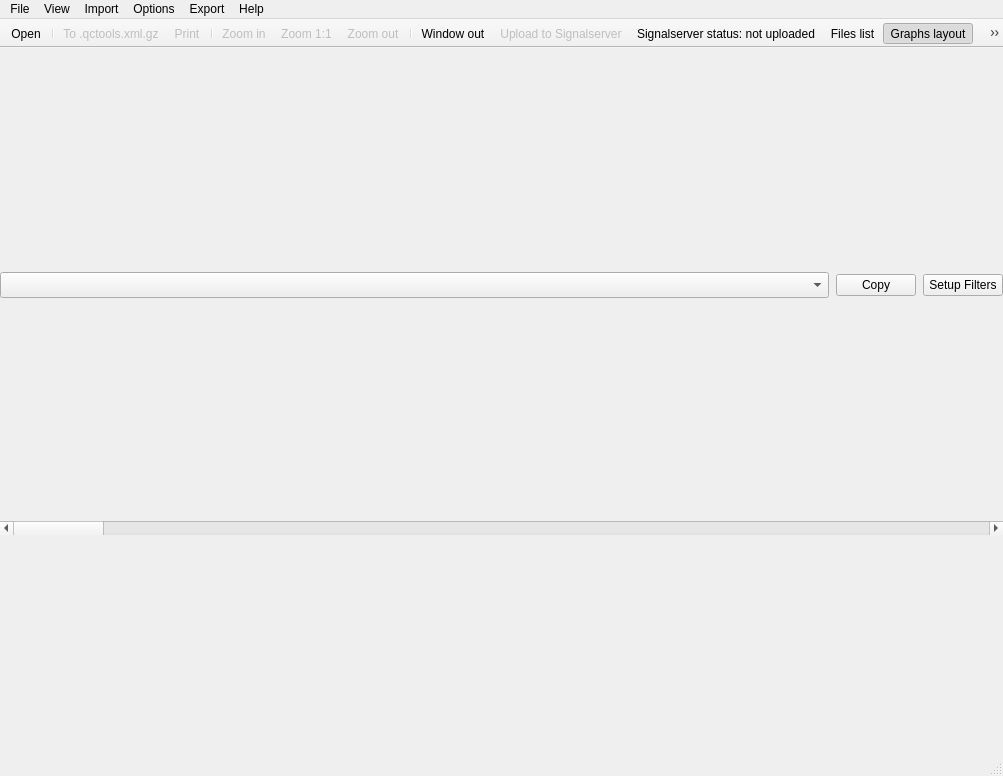
<?xml version="1.0" encoding="UTF-8"?>
<ui version="4.0">
 <class>MainWindow</class>
 <widget class="QMainWindow" name="MainWindow">
  <property name="geometry">
   <rect>
    <x>0</x>
    <y>0</y>
    <width>1003</width>
    <height>776</height>
   </rect>
  </property>
  <property name="windowTitle">
   <string>MainWindow</string>
  </property>
  <widget class="QWidget" name="centralwidget">
   <layout class="QGridLayout" name="gridLayout">
    <property name="leftMargin">
     <number>0</number>
    </property>
    <property name="topMargin">
     <number>7</number>
    </property>
    <property name="rightMargin">
     <number>0</number>
    </property>
    <property name="bottomMargin">
     <number>0</number>
    </property>
    <property name="horizontalSpacing">
     <number>0</number>
    </property>
    <item row="0" column="0">
     <layout class="QVBoxLayout" name="verticalLayout">
      <property name="spacing">
       <number>0</number>
      </property>
      <item>
       <layout class="QHBoxLayout" name="horizontalLayout">
        <property name="spacing">
         <number>7</number>
        </property>
        <item>
         <widget class="QComboBox" name="fileNamesBox">
          <property name="sizePolicy">
           <sizepolicy hsizetype="MinimumExpanding" vsizetype="Fixed">
            <horstretch>0</horstretch>
            <verstretch>0</verstretch>
           </sizepolicy>
          </property>
          <property name="minimumSize">
           <size>
            <width>0</width>
            <height>26</height>
           </size>
          </property>
          <property name="editable">
           <bool>false</bool>
          </property>
         </widget>
        </item>
        <item>
         <widget class="QPushButton" name="copyToClipboard_pushButton">
          <property name="text">
           <string>Copy</string>
          </property>
         </widget>
        </item>
        <item>
         <widget class="QPushButton" name="setupFilters_pushButton">
          <property name="text">
           <string>Setup Filters</string>
          </property>
         </widget>
        </item>
       </layout>
      </item>
     </layout>
    </item>
    <item row="1" column="0">
     <widget class="QScrollBar" name="horizontalScrollBar">
      <property name="orientation">
       <enum>Qt::Horizontal</enum>
      </property>
     </widget>
    </item>
   </layout>
  </widget>
  <widget class="QMenuBar" name="menubar">
   <property name="geometry">
    <rect>
     <x>0</x>
     <y>0</y>
     <width>1003</width>
     <height>26</height>
    </rect>
   </property>
   <widget class="QMenu" name="menuFile">
    <property name="title">
     <string>File</string>
    </property>
    <property name="toolTipsVisible">
     <bool>false</bool>
    </property>
    <addaction name="actionOpen"/>
    <addaction name="actionClose"/>
    <addaction name="actionCloseAll"/>
    <addaction name="separator"/>
    <addaction name="actionClear_Recent_History"/>
    <addaction name="separator"/>
    <addaction name="actionReveal_file_location"/>
    <addaction name="actionQuit"/>
   </widget>
   <widget class="QMenu" name="menuView">
    <property name="title">
     <string>View</string>
    </property>
    <addaction name="actionFilesList"/>
    <addaction name="actionGraphsLayout"/>
    <addaction name="separator"/>
    <addaction name="actionFiltersLayout"/>
    <addaction name="separator"/>
    <addaction name="actionWindowOut"/>
    <addaction name="separator"/>
    <addaction name="actionZoomIn"/>
    <addaction name="actionZoomOne"/>
    <addaction name="actionZoomOut"/>
    <addaction name="separator"/>
    <addaction name="actionPlay_Pause"/>
    <addaction name="actionNext"/>
    <addaction name="actionPrev"/>
    <addaction name="actionGo_to_start"/>
    <addaction name="actionGo_to_end"/>
    <addaction name="actionGrab_frame"/>
    <addaction name="actionGrab_plots_image"/>
    <addaction name="actionShow_hide_debug_panel"/>
    <addaction name="actionShow_hide_filters_panel"/>
    <addaction name="separator"/>
    <addaction name="actionGoTo"/>
    <addaction name="actionNavigatePreviousComment"/>
    <addaction name="actionNavigateNextComment"/>
    <addaction name="separator"/>
    <addaction name="actionToolbar"/>
   </widget>
   <widget class="QMenu" name="menuHelp">
    <property name="title">
     <string>Help</string>
    </property>
    <addaction name="actionGettingStarted"/>
    <addaction name="actionHowToUseThisTool"/>
    <addaction name="actionFilterDescriptions"/>
    <addaction name="actionPlaybackFilters"/>
    <addaction name="actionDataFormat"/>
    <addaction name="separator"/>
    <addaction name="actionAbout"/>
   </widget>
   <widget class="QMenu" name="menuImport">
    <property name="title">
     <string>Import</string>
    </property>
    <addaction name="actionImport_XmlGz_Prompt"/>
   </widget>
   <widget class="QMenu" name="menuExport">
    <property name="title">
     <string>Export</string>
    </property>
    <property name="toolTipsVisible">
     <bool>true</bool>
    </property>
    <addaction name="actionExport_XmlGz_Prompt"/>
    <addaction name="actionExport_Mkv_Prompt"/>
    <addaction name="actionExport_XmlGz_Sidecar"/>
    <addaction name="actionExport_XmlGz_SidecarAll"/>
    <addaction name="actionExport_XmlGz_Custom"/>
    <addaction name="actionExport_Mkv_Cache"/>
    <addaction name="separator"/>
    <addaction name="actionSignalServer_status"/>
    <addaction name="actionUploadToSignalServer"/>
    <addaction name="actionUploadToSignalServerAll"/>
    <addaction name="separator"/>
    <addaction name="actionPrint"/>
   </widget>
   <widget class="QMenu" name="menuOptions">
    <property name="title">
     <string>Options</string>
    </property>
    <addaction name="actionPreferences"/>
   </widget>
   <addaction name="menuFile"/>
   <addaction name="menuView"/>
   <addaction name="menuImport"/>
   <addaction name="menuOptions"/>
   <addaction name="menuExport"/>
   <addaction name="menuHelp"/>
  </widget>
  <widget class="QToolBar" name="toolBar">
   <property name="sizePolicy">
    <sizepolicy hsizetype="Preferred" vsizetype="Fixed">
     <horstretch>0</horstretch>
     <verstretch>0</verstretch>
    </sizepolicy>
   </property>
   <property name="windowTitle">
    <string>toolBar</string>
   </property>
   <property name="movable">
    <bool>false</bool>
   </property>
   <property name="allowedAreas">
    <set>Qt::TopToolBarArea</set>
   </property>
   <property name="floatable">
    <bool>false</bool>
   </property>
   <attribute name="toolBarArea">
    <enum>TopToolBarArea</enum>
   </attribute>
   <attribute name="toolBarBreak">
    <bool>false</bool>
   </attribute>
   <addaction name="actionOpen"/>
   <addaction name="separator"/>
   <addaction name="actionExport_XmlGz_Prompt"/>
   <addaction name="actionPrint"/>
   <addaction name="separator"/>
   <addaction name="actionZoomIn"/>
   <addaction name="actionZoomOne"/>
   <addaction name="actionZoomOut"/>
   <addaction name="separator"/>
   <addaction name="actionWindowOut"/>
   <addaction name="actionUploadToSignalServer"/>
   <addaction name="actionSignalServer_status"/>
   <addaction name="actionFilesList"/>
   <addaction name="actionGraphsLayout"/>
   <addaction name="actionFiltersLayout"/>
   <addaction name="separator"/>
   <addaction name="actionGettingStarted"/>
  </widget>
  <widget class="QStatusBar" name="statusBar">
   <property name="sizeGripEnabled">
    <bool>true</bool>
   </property>
  </widget>
  <action name="actionOpen">
   <property name="text">
    <string>Open</string>
   </property>
   <property name="shortcut">
    <string>Ctrl+O</string>
   </property>
  </action>
  <action name="actionClose">
   <property name="text">
    <string>Close</string>
   </property>
   <property name="shortcut">
    <string>Ctrl+W</string>
   </property>
  </action>
  <action name="actionQuit">
   <property name="text">
    <string>Quit</string>
   </property>
  </action>
  <action name="actionZoomIn">
   <property name="enabled">
    <bool>false</bool>
   </property>
   <property name="text">
    <string>Zoom in</string>
   </property>
   <property name="shortcut">
    <string>Ctrl++</string>
   </property>
  </action>
  <action name="actionZoomOut">
   <property name="enabled">
    <bool>false</bool>
   </property>
   <property name="text">
    <string>Zoom out</string>
   </property>
   <property name="shortcut">
    <string>Ctrl+-</string>
   </property>
  </action>
  <action name="actionPrint">
   <property name="enabled">
    <bool>false</bool>
   </property>
   <property name="text">
    <string>Print</string>
   </property>
  </action>
  <action name="actionGettingStarted">
   <property name="text">
    <string>Getting started</string>
   </property>
   <property name="shortcut">
    <string>F1</string>
   </property>
  </action>
  <action name="actionHowToUseThisTool">
   <property name="text">
    <string>How to use this tool</string>
   </property>
  </action>
  <action name="actionFilterDescriptions">
   <property name="text">
    <string>Filter Descriptions</string>
   </property>
  </action>
  <action name="actionPlaybackFilters">
   <property name="text">
    <string>Playback Filters</string>
   </property>
  </action>
  <action name="actionDataFormat">
   <property name="text">
    <string>Data Format</string>
   </property>
  </action>
  <action name="actionAbout">
   <property name="text">
    <string>About</string>
   </property>
  </action>
  <action name="actionGoTo">
   <property name="text">
    <string>Go to frame at position...</string>
   </property>
   <property name="shortcut">
    <string>Ctrl+G</string>
   </property>
   <property name="shortcutContext">
    <enum>Qt::ApplicationShortcut</enum>
   </property>
  </action>
  <action name="actionToolbar">
   <property name="checkable">
    <bool>true</bool>
   </property>
   <property name="checked">
    <bool>true</bool>
   </property>
   <property name="text">
    <string>Toolbar</string>
   </property>
  </action>
  <action name="actionGraphsLayout">
   <property name="checkable">
    <bool>true</bool>
   </property>
   <property name="checked">
    <bool>true</bool>
   </property>
   <property name="text">
    <string>Graphs layout</string>
   </property>
  </action>
  <action name="actionFiltersLayout">
   <property name="text">
    <string>Filters layout</string>
   </property>
  </action>
  <action name="actionFilesList">
   <property name="checkable">
    <bool>true</bool>
   </property>
   <property name="text">
    <string>Files list</string>
   </property>
  </action>
  <action name="actionWindowOut">
   <property name="text">
    <string>Window out</string>
   </property>
   <property name="visible">
    <bool>false</bool>
   </property>
  </action>
  <action name="actionCloseAll">
   <property name="text">
    <string>Close all</string>
   </property>
  </action>
  <action name="actionExport_XmlGz_Prompt">
   <property name="enabled">
    <bool>false</bool>
   </property>
   <property name="text">
    <string>To .qctools.xml.gz...</string>
   </property>
   <property name="menuRole">
    <enum>QAction::NoRole</enum>
   </property>
  </action>
  <action name="actionImport_XmlGz_Prompt">
   <property name="text">
    <string>From .qctools.xml.gz...</string>
   </property>
  </action>
  <action name="actionPreferences">
   <property name="text">
    <string>Preferences</string>
   </property>
  </action>
  <action name="actionExport_XmlGz_Sidecar">
   <property name="enabled">
    <bool>false</bool>
   </property>
   <property name="text">
    <string>To sidecar .qctools.xml.gz</string>
   </property>
   <property name="shortcut">
    <string>Ctrl+S</string>
   </property>
  </action>
  <action name="actionExport_XmlGz_Custom">
   <property name="enabled">
    <bool>false</bool>
   </property>
   <property name="text">
    <string>To prefered directory</string>
   </property>
  </action>
  <action name="actionExport_XmlGz_SidecarAll">
   <property name="text">
    <string>To sidecar .qctools.xml.gz (All files)</string>
   </property>
  </action>
  <action name="actionExport_Mkv_Cache">
   <property name="text">
    <string>To cache directory</string>
   </property>
  </action>
  <action name="actionZoomOne">
   <property name="checkable">
    <bool>false</bool>
   </property>
   <property name="enabled">
    <bool>false</bool>
   </property>
   <property name="text">
    <string>Zoom 1:1</string>
   </property>
   <property name="toolTip">
    <string>Zoom 1:1</string>
   </property>
   <property name="shortcut">
    <string>Ctrl+0</string>
   </property>
  </action>
  <action name="actionSignalServer_status">
   <property name="enabled">
    <bool>true</bool>
   </property>
   <property name="icon">
    <iconset>
     <normalon>:/icon/signalserver_not_uploaded.png</normalon>
    </iconset>
   </property>
   <property name="text">
    <string>Signalserver status: not uploaded</string>
   </property>
   <property name="toolTip">
    <string>Signalserver status: not uploaded</string>
   </property>
   <property name="menuRole">
    <enum>QAction::NoRole</enum>
   </property>
   <property name="iconVisibleInMenu">
    <bool>true</bool>
   </property>
  </action>
  <action name="actionUploadToSignalServer">
   <property name="enabled">
    <bool>false</bool>
   </property>
   <property name="icon">
    <iconset>
     <normalon>:/icon/signalserver_upload.png</normalon>
    </iconset>
   </property>
   <property name="text">
    <string>Upload to Signalserver</string>
   </property>
   <property name="toolTip">
    <string>Upload current stats to signalserver</string>
   </property>
  </action>
  <action name="actionUploadToSignalServerAll">
   <property name="enabled">
    <bool>false</bool>
   </property>
   <property name="icon">
    <iconset>
     <normalon>:/icon/signalserver_upload.png</normalon>
    </iconset>
   </property>
   <property name="text">
    <string>Upload to Signalserver (All files)</string>
   </property>
   <property name="toolTip">
    <string>Upload all stats to signalserver</string>
   </property>
  </action>
  <action name="actionNavigateNextComment">
   <property name="text">
    <string>Navigate to next comment</string>
   </property>
   <property name="shortcut">
    <string>Ctrl+.</string>
   </property>
  </action>
  <action name="actionNavigatePreviousComment">
   <property name="text">
    <string>Navigate to previous comment</string>
   </property>
   <property name="shortcut">
    <string>Ctrl+,</string>
   </property>
  </action>
  <action name="actionClear_Recent_History">
   <property name="enabled">
    <bool>false</bool>
   </property>
   <property name="text">
    <string>Clear Recent History</string>
   </property>
  </action>
  <action name="actionReveal_file_location">
   <property name="text">
    <string>Reveal file location</string>
   </property>
  </action>
  <action name="actionExport_Mkv_Prompt">
   <property name="text">
    <string>To .qctools.mkv..</string>
   </property>
  </action>
  <action name="actionPlay_Pause">
   <property name="enabled">
    <bool>false</bool>
   </property>
   <property name="text">
    <string>Play/Pause</string>
   </property>
   <property name="shortcut">
    <string>K, Space</string>
   </property>
   <property name="shortcutContext">
    <enum>Qt::ApplicationShortcut</enum>
   </property>
   <property name="priority">
    <enum>QAction::HighPriority</enum>
   </property>
  </action>
  <action name="actionNext">
   <property name="enabled">
    <bool>false</bool>
   </property>
   <property name="text">
    <string>Next frame</string>
   </property>
   <property name="shortcut">
    <string>L, Right</string>
   </property>
   <property name="shortcutContext">
    <enum>Qt::ApplicationShortcut</enum>
   </property>
   <property name="priority">
    <enum>QAction::HighPriority</enum>
   </property>
  </action>
  <action name="actionPrev">
   <property name="enabled">
    <bool>false</bool>
   </property>
   <property name="text">
    <string>Previous frame</string>
   </property>
   <property name="shortcut">
    <string>J, Left</string>
   </property>
   <property name="shortcutContext">
    <enum>Qt::ApplicationShortcut</enum>
   </property>
   <property name="priority">
    <enum>QAction::HighPriority</enum>
   </property>
  </action>
  <action name="actionGo_to_start">
   <property name="enabled">
    <bool>false</bool>
   </property>
   <property name="text">
    <string>Go to start</string>
   </property>
   <property name="shortcut">
    <string>/, Ctrl+Left</string>
   </property>
   <property name="shortcutContext">
    <enum>Qt::ApplicationShortcut</enum>
   </property>
   <property name="priority">
    <enum>QAction::HighPriority</enum>
   </property>
  </action>
  <action name="actionGo_to_end">
   <property name="enabled">
    <bool>false</bool>
   </property>
   <property name="text">
    <string>Go to end</string>
   </property>
   <property name="shortcut">
    <string>], Ctrl+Right</string>
   </property>
   <property name="shortcutContext">
    <enum>Qt::ApplicationShortcut</enum>
   </property>
   <property name="priority">
    <enum>QAction::HighPriority</enum>
   </property>
  </action>
  <action name="actionGrab_frame">
   <property name="enabled">
    <bool>false</bool>
   </property>
   <property name="text">
    <string>Grab frame</string>
   </property>
  </action>
  <action name="actionGrab_plots_image">
   <property name="enabled">
    <bool>false</bool>
   </property>
   <property name="text">
    <string>Grab plots image</string>
   </property>
  </action>
  <action name="actionShow_hide_debug_panel">
   <property name="enabled">
    <bool>false</bool>
   </property>
   <property name="text">
    <string>Show / hide debug panel</string>
   </property>
  </action>
  <action name="actionShow_hide_filters_panel">
   <property name="enabled">
    <bool>false</bool>
   </property>
   <property name="text">
    <string>Show / hide filters panel</string>
   </property>
  </action>
 </widget>
 <resources/>
 <connections/>
</ui>
